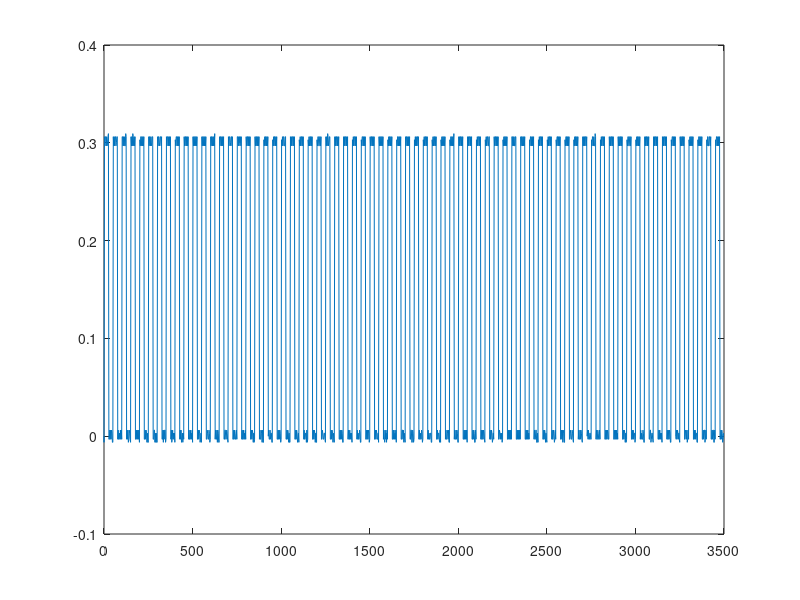
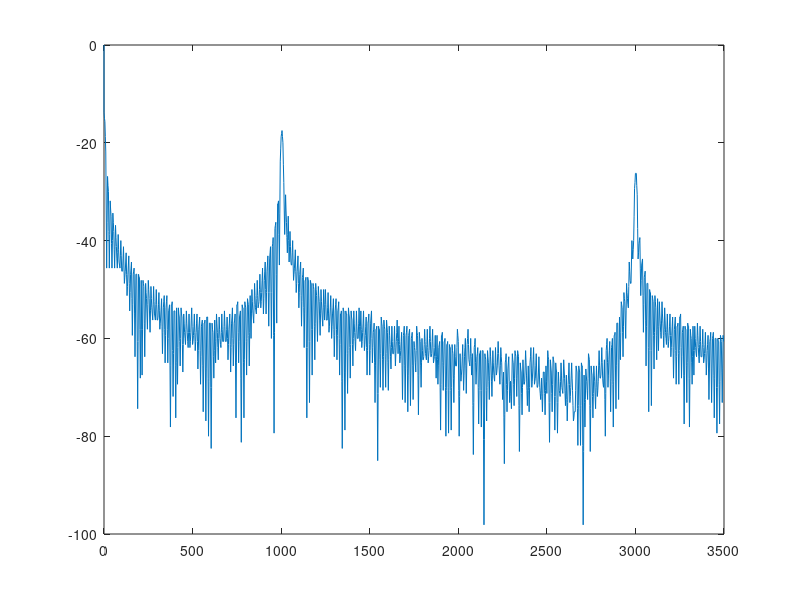
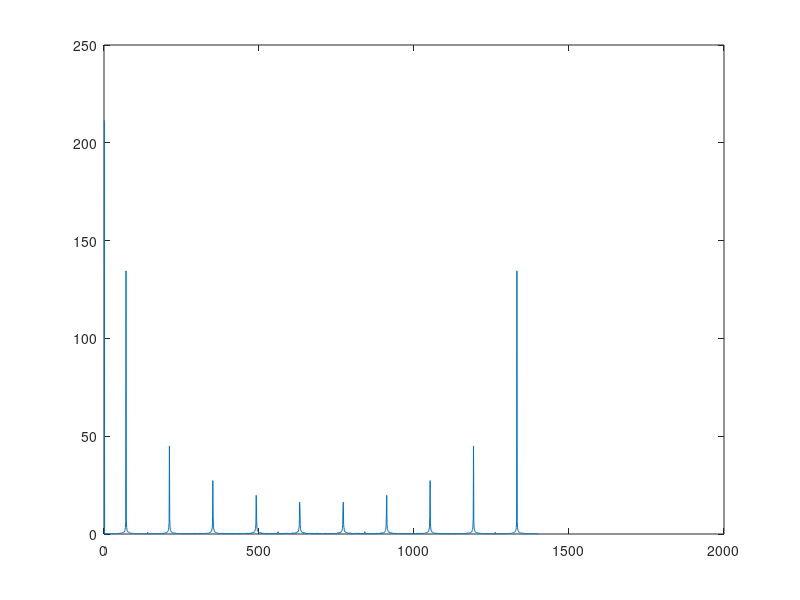

Recreate these plots in MATLAB, in order.
data = csvread("2020-03-10_15_10_32.csv");

plot(data(:,1),data(:,2))

datafft = csvread("2020-03-10_15_10_32fft.csv");
figure
plot(datafft(:,2),datafft(:,1))

ch1 = data(:,2);


figure

ch1_fft = fft(ch1);
plot(abs(ch1_fft));